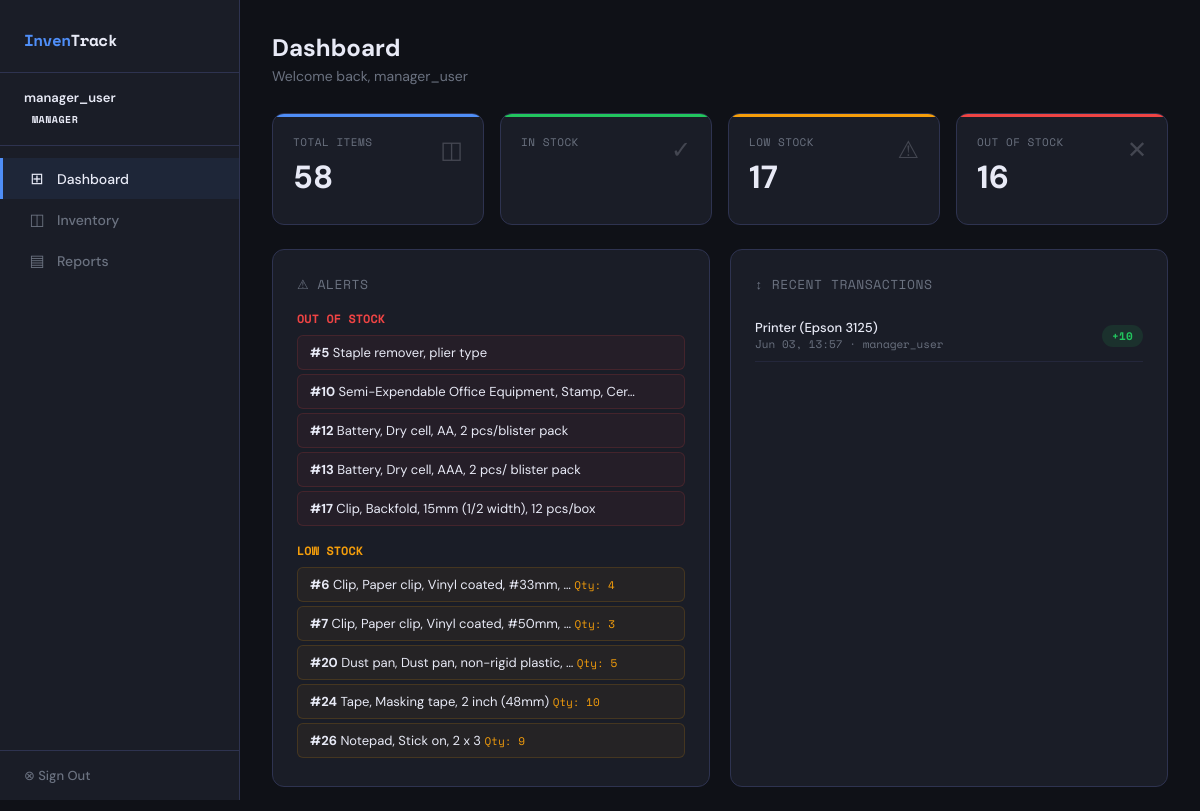
The app's page /dashboard/ (signed in) with its own data.
### inventory_system_m/inventory/models.py (models this page shows, shortened)
class UserProfile(models.Model):
    ROLE_CHOICES = [
        ('admin', 'Admin'),
        ('supplier', 'Supplier'),
        ('user', 'User'),
    ]
    user = models.OneToOneField(User, on_delete=models.CASCADE, related_name='profile')
    role = models.CharField(max_length=20, choices=ROLE_CHOICES, default='user')

class Item(models.Model):
    UNIT_CHOICES = [
        ('piece', 'Piece'), ('ream', 'Ream'), ('box', 'Box'),
        ('pack', 'Pack'), ('roll', 'Roll'), ('set', 'Set'),
        ('bundle', 'Bundle'), ('can', 'Can'), ('pair', 'Pair'),
        ('bottle', 'Bottle'), ('pad', 'Pad'),
    ]
    stock_number = models.IntegerField(unique=True)
    item_code = models.CharField(max_length=100, blank=True)
    item_name = models.CharField(max_length=255, blank=True, default='')
    description = models.CharField(max_length=255)
    category = models.ForeignKey(Category, on_delete=models.SET_NULL, null=True, blank=True)
    unit_of_measure = models.CharField(max_length=20, choices=UNIT_CHOICES, default='piece')
    quantity = models.IntegerField(default=0)
    minimum_quantity = models.IntegerField(default=10, help_text="Low stock threshold")
    unit_price = models.DecimalField(max_digits=10, decimal_places=2, default=0.00)
    created_at = models.DateTimeField(auto_now_add=True)
    updated_at = models.DateTimeField(auto_now=True)
    class Meta:
        ordering = ['stock_number']

class Transaction(models.Model):
    TYPE_CHOICES = [
        ('in', 'Stock In'),
        ('out', 'Stock Out'),
        ('adjustment', 'Adjustment'),
    ]
    item = models.ForeignKey(Item, on_delete=models.CASCADE, related_name='transactions')
    transaction_type = models.CharField(max_length=20, choices=TYPE_CHOICES)
    quantity = models.IntegerField()
    previous_quantity = models.IntegerField()
    new_quantity = models.IntegerField()
    notes = models.TextField(blank=True)
    performed_by = models.ForeignKey(User, on_delete=models.SET_NULL, null=True)
    timestamp = models.DateTimeField(default=timezone.now)
    class Meta:
        ordering = ['-timestamp']

### inventory_system_m/inventory/views.py (the view)
# urls.py: path('dashboard/', views.dashboard, name='dashboard'),
@login_required
def dashboard(request):
    role = get_role(request.user)
    total_items = Item.objects.count()
    out_of_stock = Item.objects.filter(quantity=0).count()
    low_stock = Item.objects.filter(quantity__gt=0, quantity__lte=models_min_qty()).count()
    recent_transactions = Transaction.objects.select_related('item', 'performed_by')[:10]
    low_stock_items = Item.objects.filter(quantity__gt=0).filter(quantity__lte=10)[:5]
    out_items = Item.objects.filter(quantity=0)[:5]
    context = {
        'role': role,
        'total_items': total_items,
        'out_of_stock': out_of_stock,
        'low_stock_count': Item.objects.filter(quantity__gt=0, quantity__lte=10).count(),
        'recent_transactions': recent_transactions,
        'low_stock_items': low_stock_items,
        'out_items': out_items,
    }
    return render(request, 'inventory/dashboard.html', context)

### inventory_system_m/inventory/views.py (called while the page is built)
def get_role(user):
    try:
        return user.profile.role
    except:
        return 'user'

def models_min_qty():
    return 10

### inventory_system_m/inventory/templates/inventory/dashboard.html (shortened to what this page needs)
{% extends 'inventory/base.html' %}
{% block content %}
<div class="page-header">
  <h1>Dashboard</h1>
  <p>Welcome back, {{ request.user.username }}</p>
</div>
<div class="stats-grid">
  <div class="stat-card blue">
    <div class="stat-icon">◫</div>
    <div class="stat-label">Total Items</div>
    <div class="stat-value">{{ total_items }}</div>
  </div>
  <div class="stat-card green">
    <div class="stat-icon">✓</div>
    <div class="stat-label">In Stock</div>
  </div>
  <div class="stat-card yellow">
    <div class="stat-icon">⚠</div>
    <div class="stat-label">Low Stock</div>
    <div class="stat-value">{{ low_stock_count }}</div>
  </div>
  <div class="stat-card red">
    <div class="stat-icon">✕</div>
    <div class="stat-label">Out of Stock</div>
    <div class="stat-value">{{ out_of_stock }}</div>
  </div>
</div>
<div style="display:grid; grid-template-columns:1fr 1fr; gap:20px;">
  <div class="card">
    <div class="card-title">⚠ Alerts</div>
    {% if out_items %}
    <div style="margin-bottom:16px;">
      <div style="font-size:12px; color:var(--danger); font-weight:600; margin-bottom:8px; font-family:var(--mono);">OUT OF STOCK</div>
      {% for item in out_items %}
      <a href="{% url 'item_detail' item.pk %}" style="display:block; padding:8px 12px; background:rgba(239,68,68,0.05); border:1px solid rgba(239,68,68,0.15); border-radius:6px; margin-bottom:4px; text-decoration:none; color:var(--text); font-size:13px;">
        <strong>#{{ item.stock_number }}</strong> {{ item.description|truncatechars:45 }}
      </a>
      {% endfor %}
    </div>
    {% endif %}
    {% if low_stock_items %}
    <div>
      <div style="font-size:12px; color:var(--warning); font-weight:600; margin-bottom:8px; font-family:var(--mono);">LOW STOCK</div>
      {% for item in low_stock_items %}
      <a href="{% url 'item_detail' item.pk %}" style="display:block; padding:8px 12px; background:rgba(245,158,11,0.05); border:1px solid rgba(245,158,11,0.15); border-radius:6px; margin-bottom:4px; text-decoration:none; color:var(--text); font-size:13px;">
        <strong>#{{ item.stock_number }}</strong> {{ item.description|truncatechars:40 }} <span style="color:var(--warning); font-family:var(--mono); font-size:11px;">Qty: {{ item.quantity }}</span>
      </a>
      {% endfor %}
    </div>
    {% endif %}
  </div>
  <div class="card">
    <div class="card-title">↕ Recent Transactions</div>
    {% if recent_transactions %}
    {% for tx in recent_transactions %}
    <div style="display:flex; align-items:center; justify-content:space-between; padding:9px 0; border-bottom:1px solid rgba(46,51,80,0.5);">
      <div style="flex:1; min-width:0;">
        <div style="font-size:13px; font-weight:500; white-space:nowrap; overflow:hidden; text-overflow:ellipsis;">{{ tx.item.description|truncatechars:35 }}</div>
        <div style="font-size:11px; color:var(--muted); font-family:var(--mono);">{{ tx.timestamp|date:"M d, H:i" }} · {{ tx.performed_by.username }}</div>
      </div>
      <div style="margin-left:12px; text-align:right;">
        <span class="badge {% if tx.transaction_type == 'in' %}badge-in{% elif tx.transaction_type == 'out' %}badge-out-tx{% else %}badge-adj{% endif %}">
          {% if tx.transaction_type == 'in' %}+{% elif tx.transaction_type == 'out' %}-{% endif %}{{ tx.quantity }}
        </span>
      </div>
    </div>
    {% endfor %}
    {% else %}
    <div class="empty"><div class="empty-icon">↕</div>No transactions yet</div>
    {% endif %}
  </div>
</div>
{% endblock %}

### inventory_system_m/inventory/templates/inventory/base.html (shortened to what this page needs)
﻿<!DOCTYPE html>
<html lang="en">
  <head>
  </head>
  <body>
    {% if user.is_authenticated %}
      <nav class="sidebar">
        <div class="sidebar-logo">
          Inven<span>Track</span>
        </div>
        <div class="sidebar-user">
          <div class="uname">{{ user.username }}</div>
          {% with role=user.profile.role %}
            <div class="role-badge role-{{ role }}">{{ role }}</div>
          {% endwith %}
        </div>
        <div class="nav">
          <a
            href="{% url 'dashboard' %}"
            class="{% if request.resolver_match.url_name == 'dashboard' %}active{% endif %}"
          >
            <span class="icon">⊞</span>
            Dashboard
          </a>
          <a
            href="{% url 'item_list' %}"
            class="{% if 'item' in request.resolver_match.url_name %}active{% endif %}"
          >
            <span class="icon">◫</span>
            Inventory
          </a>
          <a
            href="{% url 'reports' %}"
            class="{% if request.resolver_match.url_name == 'reports' %}active{% endif %}"
          >
            <span class="icon">▤</span>
            Reports
          </a>
        </div>
        <div class="sidebar-footer">
          <a href="{% url 'logout' %}">⊗ Sign Out</a>
        </div>
      </nav>
    {% endif %}
    <main class="main" {% if not user.is_authenticated %}style="margin-left:0;display:flex;align-items:center;justify-content:center;"{% endif %}>
      {% block content %}{% endblock %}
    </main>
  </body>
</html>

### inventory_system_m/inventory/templates/inventory/base.html (style rules this page uses)
:root { --bg: #0f1117; --surface: #1a1d27; --surface2: #22263a; --border: #2e3350; --accent: #4f8ef7; --accent2: #7c5cbf; --success: #22c55e; --warning: #f59e0b; --danger: #ef4444; --text: #e8eaf6; --muted: #6b7280; --font: 'DM Sans', sans-serif; --mono: 'Space Mono', monospace; }
* { box-sizing: border-box; margin: 0; padding: 0; }
body { background: var(--bg); color: var(--text); font-family: var(--font); min-height: 100vh; display: flex; }
.sidebar { width: 240px; background: var(--surface); border-right: 1px solid var(--border); display: flex; flex-direction: column; position: fixed; height: 100vh; z-index: 100; }
.sidebar-logo { padding: 28px 24px 20px; border-bottom: 1px solid var(--border); font-family: var(--mono); font-size: 16px; font-weight: 700; color: var(--accent); letter-spacing: -0.5px; }
.sidebar-logo span { color: var(--text); }
.sidebar-user { padding: 16px 24px; border-bottom: 1px solid var(--border); }
.sidebar-user .uname { font-size: 13px; font-weight: 600; }
.role-badge { display: inline-block; font-size: 10px; font-family: var(--mono); padding: 2px 8px; border-radius: 4px; font-weight: 700; text-transform: uppercase; letter-spacing: 0.5px; margin-top: 4px; }
.nav { flex: 1; padding: 12px 0; }
.nav a { display: flex; align-items: center; gap: 10px; padding: 10px 24px; font-size: 14px; font-weight: 500; color: var(--muted); text-decoration: none; transition: all 0.15s; border-left: 3px solid transparent; }
.nav a.active { color: var(--text); background: rgba(79, 142, 247, 0.08); border-left-color: var(--accent); }
.nav a .icon { font-size: 16px; width: 20px; text-align: center; }
.sidebar-footer { padding: 16px 24px; border-top: 1px solid var(--border); }
.sidebar-footer a { color: var(--muted); text-decoration: none; font-size: 13px; font-weight: 500; }
.main { margin-left: 240px; flex: 1; padding: 32px; min-height: 100vh; }
.page-header { margin-bottom: 28px; }
.page-header h1 { font-size: 24px; font-weight: 700; }
.page-header p { color: var(--muted); font-size: 14px; margin-top: 4px; }
.card { background: var(--surface); border: 1px solid var(--border); border-radius: 12px; padding: 24px; margin-bottom: 24px; }
.card-title { font-size: 13px; font-family: var(--mono); text-transform: uppercase; letter-spacing: 0.5px; color: var(--muted); margin-bottom: 16px; }
.stats-grid { display: grid; grid-template-columns: repeat(4, 1fr); gap: 16px; margin-bottom: 24px; }
.stat-card { background: var(--surface); border: 1px solid var(--border); border-radius: 12px; padding: 20px; position: relative; overflow: hidden; }
.stat-card::before { content: ''; position: absolute; top: 0; left: 0; right: 0; height: 3px; }
.stat-card.blue::before { background: var(--accent); }
.stat-card.green::before { background: var(--success); }
.stat-card.yellow::before { background: var(--warning); }
.stat-card.red::before { background: var(--danger); }
.stat-label { font-size: 11px; font-family: var(--mono); color: var(--muted); text-transform: uppercase; letter-spacing: 0.5px; }
.stat-value { font-size: 32px; font-weight: 700; margin: 6px 0; }
.stat-icon { position: absolute; top: 20px; right: 20px; font-size: 24px; opacity: 0.2; }
.badge { display: inline-block; padding: 3px 10px; border-radius: 20px; font-size: 11px; font-family: var(--mono); font-weight: 700; text-transform: uppercase; letter-spacing: 0.3px; }
.badge-in { background: rgba(34, 197, 94, 0.12); color: var(--success); }

### records on screen
UserProfile: role "MANAGER"
Item: stock_number "5", description "Staple remover, plier type"
Item: stock_number "10", description "Semi-Expendable Office Equipment, Stamp, Cer…"
Item: stock_number "12", description "Battery, Dry cell, AA, 2 pcs/blister pack"
Item: stock_number "13", description "Battery, Dry cell, AAA, 2 pcs/ blister pack"
Item: stock_number "17", description "Clip, Backfold, 15mm (1/2 width), 12 pcs/box"
Item: stock_number "6", description "Clip, Paper clip, Vinyl coated, #33mm, …", quantity "4"
Item: stock_number "7", description "Clip, Paper clip, Vinyl coated, #50mm, …", quantity "3"
Item: stock_number "20", description "Dust pan, Dust pan, non-rigid plastic, …", quantity "5"
Item: stock_number "24", description "Tape, Masking tape, 2 inch (48mm)", quantity "10"
Item: stock_number "26", description "Notepad, Stick on, 2 x 3", quantity "9"
Transaction: item.description "Printer (Epson 3125)", timestamp "Jun 03, 13:57", performed_by.username "manager_user", quantity "10"

### other values on screen
{{ user.username }} "manager_user"
{{ request.user.username }} "manager_user"
{{ total_items }} "58"
{{ low_stock_count }} "17"
{{ out_of_stock }} "16"
